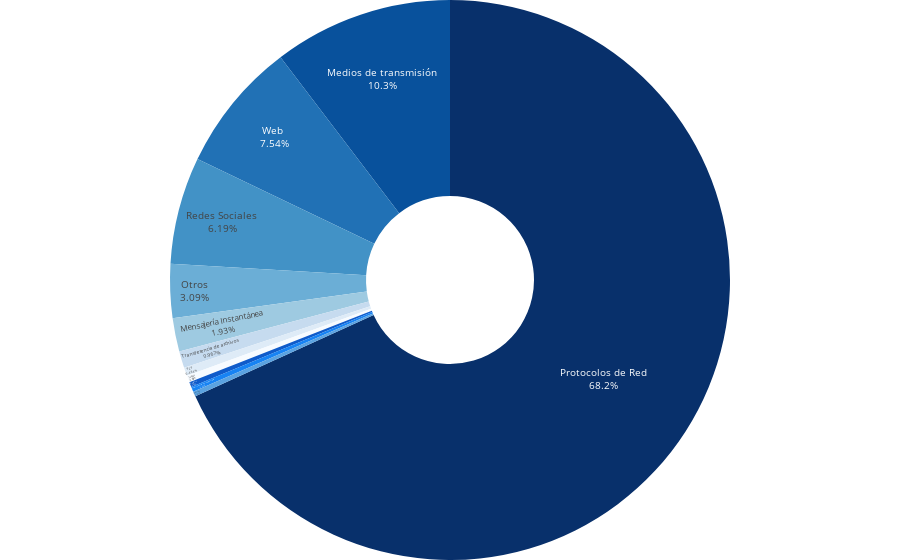

Notebook code cell kept with this figure:
### Code cell
Pie_fig=px.pie(df_u, 
                values='PROMEDIO', 
               names='USO',
               height=235,
               hole=0.3,
               color_discrete_sequence= px.colors.sequential.Blues_r,
               
               )
Pie_fig.update_traces(textposition='inside', textinfo='percent+label',  )
Pie_fig.update_layout(font=dict(
        size=10,
        color="#167AC6",
    
        
    ))
Pie_fig['layout'].update(margin=dict(l=0,r=0,b=0,t=0))
Pie_fig.update(
           layout_showlegend=False,
)

Pie_fig.show()

### Figure 1 — Plotly figure (JSON) as saved in the notebook; plotly's stock layout.template omitted (floating-point values rounded to 4 significant figures)
{"data": [{"domain": {"x": [0, 1], "y": [0, 1]}, "hole": 0.3, "hovertemplate": "USO=%{label}<br>PROMEDIO=%{value}<extra></extra>", "labels": ["Protocolos de Red", "Medios de transmisión", "Web ", "Redes Sociales ", "Mensajería Instantánea", "Transferencia de archivos", "P2P", "Juegos", "Negocio", "Actualización de Seguridad", "Correo", "Otros"], "legendgroup": "", "name": "", "showlegend": true, "textinfo": "percent+label", "textposition": "inside", "type": "pie", "values": [70.5, 10.7, 7.8, 6.4, 2, 1, 0.5, 0.4, 0.3, 0.3, 0.3, 3.2]}], "layout": {"autosize": true, "font": {"color": "#167AC6", "size": 10}, "legend": {"tracegroupgap": 0}, "margin": {"b": 0, "l": 0, "r": 0, "t": 0}, "piecolorway": ["rgb(8,48,107)", "rgb(8,81,156)", "rgb(33,113,181)", "rgb(66,146,198)", "rgb(107,174,214)", "rgb(158,202,225)", "rgb(198,219,239)", "rgb(222,235,247)", "rgb(247,251,255)"], "showlegend": false}}
